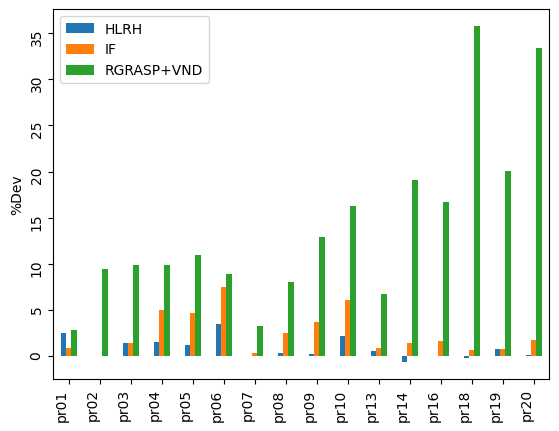

Source code (Python):
import matplotlib.pyplot as plt
from sklearn import datasets
import pandas as pd
import numpy as np
from scipy.stats import kurtosis
import statistics


 
hl = [2.58, 0.00, 1.46, 1.52, 1.19, 3.54, 0.00, 0.34, 0.27, 2.22, 0.61, -0.61, 0.00, -0.20, 0.81, 0.11]
ift = [0.92, 0.05, 1.47, 5.07, 4.68, 7.56, 0.36, 2.55, 3.71, 6.15, 0.94, 1.45, 1.65, 0.73, 0.81, 1.80]
eu = [2.90, 9.51, 9.89, 9.94, 10.96, 8.91, 3.31, 8.08, 12.95, 16.24, 6.81, 19.08, 16.76, 35.74, 20.11, 33.37]
 
data = {'HLRH': {'pr01':hl[0], 'pr02':hl[1], 'pr03':hl[2], 'pr04':hl[3], 'pr05':hl[4], 'pr06':hl[5], 'pr07':hl[6], 'pr08':hl[7], 'pr09':hl[8], 'pr10':hl[9], 'pr13':hl[10], 'pr14':hl[11], 'pr16':hl[12], 'pr18':hl[13], 'pr19':hl[14], 'pr20':hl[15]},
        'IF': {'pr01':ift[0], 'pr02':ift[1], 'pr03':ift[2], 'pr04':ift[3], 'pr05':ift[4], 'pr06':ift[5], 'pr07':ift[6], 'pr08':ift[7], 'pr09':ift[8], 'pr10':ift[9], 'pr13':ift[10], 'pr14':ift[11], 'pr16':ift[12], 'pr18':ift[13], 'pr19':ift[14], 'pr20':ift[15]},
        'RGRASP+VND': {'pr01':eu[0], 'pr02':eu[1], 'pr03':eu[2], 'pr04':eu[3], 'pr05':eu[4], 'pr06':eu[5], 'pr07':eu[6], 'pr08':eu[7], 'pr09':eu[8], 'pr10':eu[9], 'pr13':eu[10], 'pr14':eu[11], 'pr16':eu[12], 'pr18':eu[13], 'pr19':eu[14], 'pr20':eu[15]}}

df = pd.DataFrame(data)
df.plot(kind='bar')
plt.ylabel('%Dev')
plt.yticks(rotation=90)
#plt.ylabel("(%Dev) ", rotation=0)

plt.xticks(rotation=90, ha='right')
plt.savefig('f1.png', bbox_inches='tight')
plt.show()
